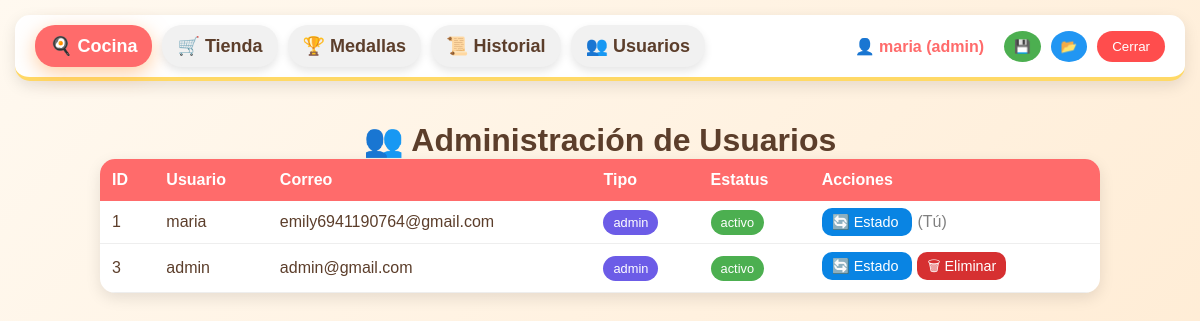
/usuarios.php (signed in), run on the app's committed database.
### tables this page shows
CREATE TABLE `usuarios` (
  `id` int NOT NULL,
  `nombre_usuario` varchar(50) NOT NULL,
  `correo` varchar(100) NOT NULL,
  `contraseña` varchar(255) NOT NULL,
  `tipo` enum('admin','user') DEFAULT 'user',
  `estatus` enum('activo','inactivo','bloqueado') DEFAULT 'activo',
  `fecha_registro` timestamp NULL DEFAULT CURRENT_TIMESTAMP,
  `ultimo_login` timestamp NULL DEFAULT NULL
);

### usuarios.php (the view, shortened to what this page needs)
<?php
require_once 'controler/conexion.php';
$stmt = $pdo->query("SELECT id, nombre_usuario, correo, tipo, estatus FROM usuarios");
$usuarios = $stmt->fetchAll();
?>
<!DOCTYPE html>
<html lang="en">
<head>
    <link rel="stylesheet" href="Css/style.css">
</head>
<body>
    <?php require_once 'menu.php'; ?>
    <div class="admin-container">
        <h1>👥 Administración de Usuarios</h1>
        <table class="user-table">
            <thead>
                <tr>
                    <th>ID</th>
                    <th>Usuario</th>
                    <th>Correo</th>
                    <th>Tipo</th>
                    <th>Estatus</th>
                    <th>Acciones</th>
                </tr>
            </thead>
            <tbody>
                <?php foreach ($usuarios as $user): ?>
                    <tr>
                        <td><?php echo $user['id']; ?></td>
                        <td><?php echo htmlspecialchars($user['nombre_usuario']); ?></td>
                        <td><?php echo htmlspecialchars($user['correo']); ?></td>
                        <td>
                            <span class="badge <?php echo $user['tipo'] === 'admin' ? 'admin' : 'user'; ?>">
                                <?php echo $user['tipo']; ?>
                            </span>
                        </td>
                        <td>
                            <span class="badge <?php echo $user['estatus'] === 'activo' ? 'activo' : 'inactivo'; ?>">
                                <?php echo $user['estatus']; ?>
                            </span>
                        </td>
                        <td>
                            <a href="controler/cambiar_estado.php?id=<?php echo $user['id']; ?>">
                                🔄 Estado
                            </a>
                            <?php if ($user['id'] != $_SESSION['usuario_id']): ?>
                                <a href="controler/eliminar_usuario.php?id=<?php echo $user['id']; ?>"
                                    onclick="return confirm('¿Eliminar usuario?')">
                                    🗑 Eliminar
                                </a>
                            <?php else: ?>
                                <span style="color: gray;">(Tú)</span>
                            <?php endif; ?>
                        </td>
                    </tr>
                <?php endforeach; ?>
            </tbody>
        </table>
    </div>
</body>
</html>

### Css/style.css (style rules this page uses)
:root { --background: #FFF9F0; --foreground: #5C3E2B; --card: #FFFFFF; --card-foreground: #5C3E2B; --primary: #FF9F4A; --primary-foreground: #FFFFFF; --secondary: #FFE4C4; --secondary-foreground: #5C3E2B; --muted: #FFF0E0; --muted-foreground: #B67B5C; --accent: #FFB347; --accent-foreground: #FFFFFF; --border: #FFDAB9; --gold: #FFD966; --gold-dark: #FFC107; --wood: #D9A066; --wood-light: #F4C28C; --oven: #8B5A2B; --oven-glow: #FF8C42; --radius: 24px; --pink: #FFB7C5; --mint: #C1F0DC; --lavender: #E6D5FF; --peach: #FFDAB9; --coral: #FF8A7A; --sky: #B5E4FF; --bubble: #FFE5B4; }
* { margin: 0; padding: 0; box-sizing: border-box; }
body { font-family: 'Comic Neue', 'Comic Neue', 'Segoe UI Emoji', 'Chalkboard SE', 'Comic Sans MS', cursive, sans-serif; background: linear-gradient(135deg, #FFF9F0 0%, #FFE9CE 100%); color: var(--foreground); min-height: 100vh; position: relative; }
body::before { content: "🧁 🍪 🎂 🍩 🥧 🍰"; position: fixed; bottom: 10px; left: 0; right: 0; text-align: center; font-size: 40px; opacity: 0.1; pointer-events: none; white-space: nowrap; overflow: hidden; }

### usuarios.php (style rules this page uses)
.user-table { width: 100%; border-collapse: collapse; background: white; border-radius: 15px; overflow: hidden; box-shadow: 0 5px 15px rgba(0, 0, 0, 0.1); }
.user-table th { background: #ff6b6b; color: white; padding: 12px; }
.user-table td { padding: 12px; border-bottom: 1px solid #eee; }
.badge { padding: 5px 10px; border-radius: 15px; color: white; font-size: 0.8em; }
.admin { background: #6c5ce7; }
.activo { background: #4caf50; }
a { text-decoration: none; padding: 6px 10px; border-radius: 10px; margin-right: 5px; font-size: 0.9em; }
a[href*="cambiar_estado"] { background: #0984e3; color: white; }
a[href*="eliminar_usuario"] { background: #d63031; color: white; }
.admin-container { max-width: 1000px; margin: 40px auto; text-align: center; }
.user-table { margin: 0 auto; text-align: left; }

### data on the page
usuarios: id "1", nombre_usuario "maria", correo "emily6941190764@gmail.com", tipo "admin", estatus "activo", shows "(Tú)"
usuarios: id "3", nombre_usuario "admin", correo "admin@gmail.com", tipo "admin", estatus "activo"

### other printed values
$usuario_nombre . ' (' . $usuario_tipo . ')' "maria (admin)"
